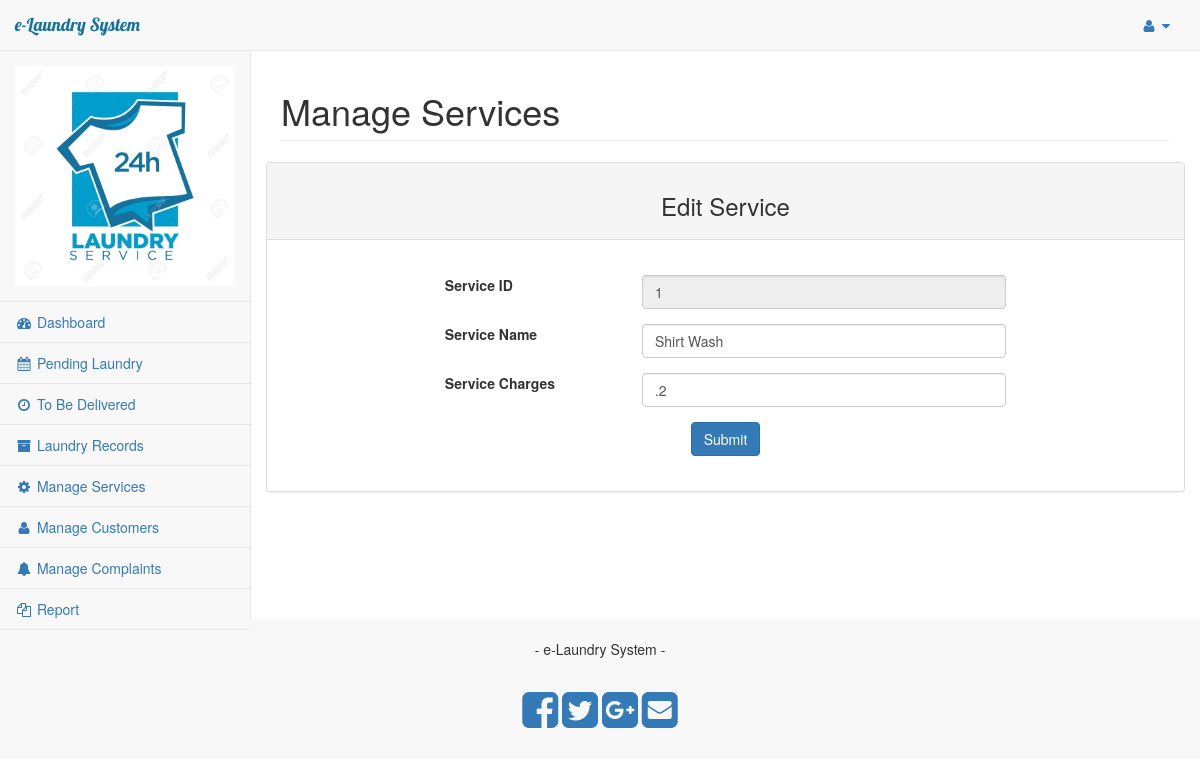
Page /admin/edit_service.php?service_id=1 (signed in) on the committed database.
### tables this page shows
CREATE TABLE `services` (
  `id` int(11) NOT NULL,
  `name` varchar(255) NOT NULL,
  `charges` varchar(255) NOT NULL,
  `status` tinyint(1) NOT NULL DEFAULT '1'
);

### admin/edit_service.php (the view, shortened to what this page needs)
<?php include_once '../config.php' ?>
<?php
    $edit = null;
    if($_GET['service_id']){
        $service_id = $_GET['service_id'];
        $selSql = "SELECT * FROM services
        WHERE id = $service_id";
        $rs = mysqli_query($con, $selSql);
        $edit = mysqli_fetch_assoc($rs);
    }else{
        header('location: manage_services.php?success=false&msg=Requested record not found !');
    }
 ?>
<?php include_once 'includes/header.php' ?>
        <div id="page-wrapper">
            <div class="row">
                <div class="col-lg-12">
                    <h1 class="page-header">Manage Services</h1>
                </div>
            </div>
<section id="main">
  <div class="">
    <div class="row">
    <div id="errorDiv" class="col-sm-8 col-sm-offset-2">
      </div>
      <div class="panel panel-default">
        <div class="panel-heading">
            <h3 class="text-center"> Edit Service</h3>
        </div>
        <div class="panel-body">
            <br>
            <div class="col-sm-8 col-sm-offset-2">
                <form action="" method="post">
                    <div class="form-group row">
                        <div class="col-sm-4"><label>Service ID</label>
                       </div>
                        <div class="col-sm-8">
                            <input class="form-control" type="text" id="failure_id" name="service_id" value="<?=$edit['id'] ?>" disabled>
                        </div>
                    </div>
                    <div class="form-group row">
                        <div class="col-sm-4">
                            <label for="">Service Name</label>
                        </div>
                        <div class="col-sm-8">
                            <input class="form-control" type="text" name="service_name" value="<?=$edit['name'] ?>" required>
                        </div>
                    </div>
                    <div class="form-group row">
                        <div class="col-sm-4">
                            <label for="">Service Charges</label>
                        </div>
                        <div class="col-sm-8">
                            <input class="form-control" type="number" step="0.05" name="service_charges" value="<?=$edit['charges'] ?>" required>
                        </div>
                    </div>
                    <div class="text-center">
                    <button class="btn btn-primary">Submit</button>
                    </div>
                </form>
                <br>
            </div>
        </div>
      </div>
    </div>
  </div>
</section>
        </div>
    </div>
<?php include_once 'includes/footer.php' ?>
</body>
</html>

### rows in the picture
services: service_id "1", service_name "Shirt Wash", service_charges ".2"

### other values in the picture
constant("APP_NAME") "e-Laundry System"
